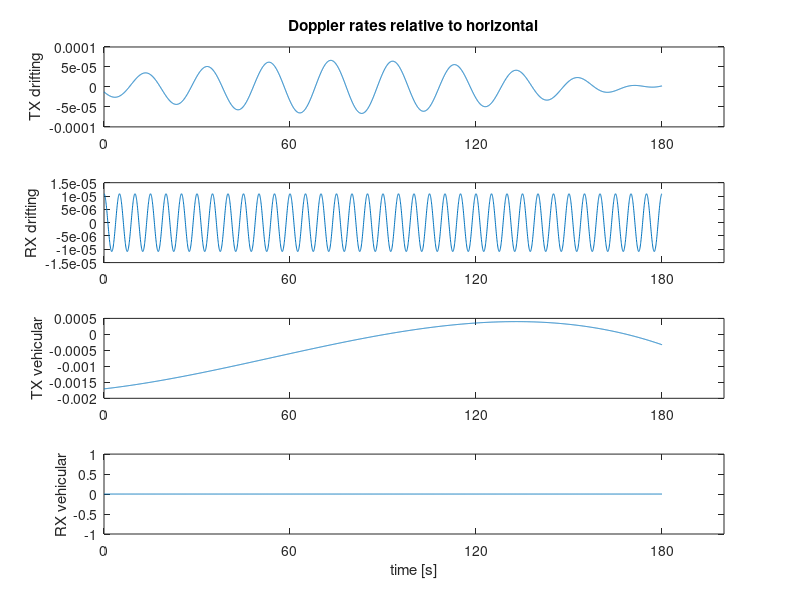
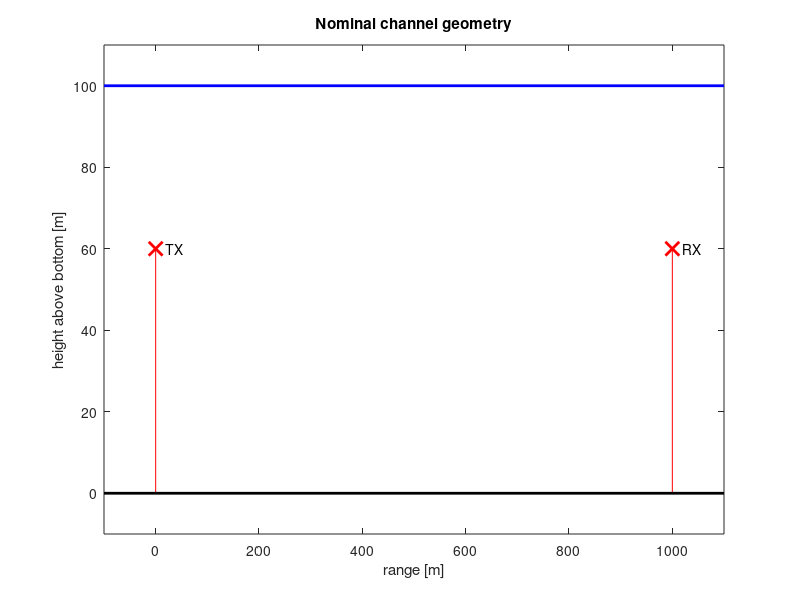

Here is the MATLAB script that generated these plots, in order: (Note: this script raises an error after producing the figures.)
% This code reads the channel parameters and writes them in data 
% files [file_name].prm and [file_name].dop which will be used 
% by the main simulator code channel_simulator.
%
% Change the following channel parameters by updating this code. 
% Alternatively, you can directly update the .prm and .dop data 
% files via a text editing software.
% 
% file_name: data file name
% h0: surface height (depth) [m]
% ht0: TX height [m]
% hr0: RX height [m]
% d0: channel distance [m]
% k: spreading factor
% c: speed of sound in water [m/s]
% c2: speed of sound in bottom [m/s] (>1500 for hard, < 1500 for soft)
% cut: do not consider arrivals whose strength is below that of direct arrival divided by cut
% fmin: minimum frequency [Hz]
% B: bandwidth [Hz]
% df: frequency resolution [Hz]
% dt: time resolution [seconds] 
% T_SS: coherence time of the Small-Scale (S-S) variations [seconds]
% sig2s: variance of S-S surface variations 
% sig2b: variance of S-S bottom variations 
% B_delp: 3-dB width of the p.s.d. of intra-path delays (assumed constant for all paths)
% Sp: number of intra-paths (assumed constant for all paths)
% mu_p: mean of intra-path amplitudes (assumed constant for all paths)
% nu_p: variance of intra-path amplitudes (assumed constant for all paths)
% T_tot: total duration of the simulated signal [seconds]
% h_bnd: range of surface height variation (Large-Scale (L-S) realizations are limited to h+h_band)
% ht_bnd: range of transmitter height variation
% hr_bnd: range of receiver height variation
% d_bnd: range of channel distance variation
% sig_h: standard deviation of L-S variations of surface height 
% sig_ht: standard deviation of L-S variations of transmitter height 
% sig_hr: standard deviation of L-S variations of receiver height 
% sig_d: standard deviation of L-S variations of distance height 
% a_AR: AR parameter for generating L-S variations (constant for variables h, ht, hr, d) 
% method: Large-Scale (L-S) & Small-Scale (S-S) Simulation Methods:
% vtd: TX drifting speed
% theta_td: TX drifting angle
% vrd: RX drifting speed
% theta_rd: RX drifting angle
% vtv: TX vehicular speed
% theta_tv: TX vehicular angle
% vrv: RX vehicular speed
% theta_rv: RX vehicular angle 
% Aw: surface variation amplitude
% fw: surface variation frequency
%
% Author: Parastoo Qarabaqi, Northeastern University, 2013

clc, clear all, close all, format long;

%% Data file name: 
file_name= 'example_channel';

%% Deterministic channel geometry:

h0=100; % surface height (depth) [m]
ht0=60; % TX height [m]
hr0=60; % RX height [m]
d0=1000; % channel distance [m]

k=1.7; % spreading factor
c=1500; % speed of sound in water [m/s]
c2=1200; % speed of sound in bottom [m/s] (>1500 for hard, < 1500 for soft)
cut=20; % do not consider arrivals whose strength is below that of direct arrival divided by cut

fmin=10e3; % minimum frequency [Hz]
B=10e3; % bandwidth [Hz]

df=30; % frequency resolution [Hz], f_vec=fmin:df:fmax; 

dt= 50e-3; % time resolution [seconds] 
T_SS=60; % coherence time of the small-scale variations [seconds]

%% Small-Scale (S-S) parameters: 
sig2s= 1.125; % variance of S-S surface variations 
sig2b=sig2s/2; % variance of S-S bottom variations 
 
B_delp= 5e-4; % 3-dB width of the p.s.d. of intra-path delays (assumed constant for all paths)
Sp= 20; % number of intra-paths (assumed constant for all paths)
mu_p= .5/Sp; % mean of intra-path amplitudes (assumed constant for all paths)
nu_p= 1e-6; % variance of intra-path amplitudes (assumed constant for all paths)

%% Large-Scale (L-S) parameters:
T_tot= 3*T_SS; % total duration of the simulated signal [seconds]
t_tot_vec=(0:dt:T_tot); Lt_tot=length(t_tot_vec);

h_bnd=[-10 10]; % range of surface height variation (L-S realizations are limited to h+h_band)
ht_bnd=[-5 5]; % range of transmitter height variation
hr_bnd=[-5 5]; % range of receiver height variation
d_bnd=[-20 20]; % range of channel distance variation
sig_h=1; % standard deviation of L-S variations of surface height 
sig_ht=1; % standard deviation of L-S variations of transmitter height 
sig_hr=1; % standard deviation of L-S variations of receiver height 
sig_d=1; % standard deviation of L-S variations of distance height 
a_AR= .9; % AR parameter for generating L-S variations (constant for variables h, ht, hr, d) 

%% Large-Scale (L-S) & Small-Scale (S-S) Simulation Methods:
% 1)'sim_dir': SIMplified L-S model & DIRect S-S model
% 2)'sim_seq': SIMplified L-S model & Statistically EQuivalent S-S model
% 3)'bel_dir': BELlhop L-S model & DIRect S-S model
% 4)'bel_seq': BELlhop L-S model & Statistically EQuivalent S-S model
method='sim_dir'; 

%% Doppler: 
% All parameters can be entered as scalars or vectors of size(t_tot_vec).

% drifting: 
vtd= 0.1*cos((1/20)*(2*pi*t_tot_vec)-rand*2*pi); 
theta_td= linspace(rand*2*pi,rand*2*pi,length(t_tot_vec)); 

vrd= 0.02*cos((1/5)*(2*pi*t_tot_vec)); 
theta_rd= rand*2*pi; 

% vehicular: 
vtv= interp1([0:T_SS:T_tot], 1*randn(size([0:T_SS:T_tot])), t_tot_vec, 'spline');   
theta_tv= 0; 
vrv= 0;  
theta_rv= 0; 

% surface: 
Aw= .05; fw= .01; 

%% %%%%%%%%%%%%%%%%%%%%%%%%%%%%%%%%%%%%%%%%%%%%%%%%%%%%%%%%%%%%%%%%%%%%%%%%
% End of reading data. Start writing the data files: 
%%%%%%%%%%%%%%%%%%%%%%%%%%%%%%%%%%%%%%%%%%%%%%%%%%%%%%%%%%%%%%%%%%%%%%%%%%%

%% Write parameters on prm file: 
f1 = fopen([file_name, '.prm'], 'w');

fprintf(f1, '%f surface_height_(depth)_[m]\n', h0); 
fprintf(f1, '%f TX_height_[m]\n', ht0); 
fprintf(f1, '%f RX_height_[m]\n', hr0); 
fprintf(f1, '%f channel_distance_[m]\n', d0); 

fprintf(f1, '%f spreading_factor\n', k); 
fprintf(f1, '%f speed_of_sound_in_water_[m/s]\n', c); 
fprintf(f1, '%f speed_of_sound_in_bottom_[m/s]\n', c2); 
fprintf(f1, '%f minimum_relative_path_strength\n', cut); 

fprintf(f1, '%f minimum_frequency_[Hz]\n', fmin); 
fprintf(f1, '%f bandwidth_[Hz]\n', B); 
fprintf(f1, '%f frequency_resolution_[Hz]\n', df); 
fprintf(f1, '%f time_resolution_[seconds]\n', dt); 
fprintf(f1, '%f coherence_time_of_the_small-scale_variations_[seconds]\n', T_SS); 

fprintf(f1, '%f variance_of_S_S_surface_variations_[m^2]\n', sig2s); 
fprintf(f1, '%f variance_of_S_S_bottom_variations_[m^2]\n', sig2b); 
fprintf(f1, '%f 3-dB_width_of_the_p.s.d._of_intra-path_delays_[Hz]\n', B_delp); 
fprintf(f1, '%d number_of_intra-paths\n', Sp); 
fprintf(f1, '%f mean_of_intra-path_amplitudes\n', mu_p); 
fprintf(f1, '%f variance_of_intra-path_amplitudes\n', nu_p); 

fprintf(f1, '%f total_duration_of_the_simulated_signal_[seconds]\n', T_tot); 
fprintf(f1, '%f min_of_surface_height\n', h_bnd(1));
fprintf(f1, '%f max_of_surface_height\n', h_bnd(2));
fprintf(f1, '%f min_of_transmitter_height\n', ht_bnd(1));
fprintf(f1, '%f max_of_transmitter_height\n', ht_bnd(2));
fprintf(f1, '%f min_of_receiver_height\n', hr_bnd(1));
fprintf(f1, '%f max_of_receiver_height\n', hr_bnd(2));
fprintf(f1, '%f min_of_channel_distance\n', d_bnd(1));
fprintf(f1, '%f max_of_channel_distance\n', d_bnd(2));

fprintf(f1, '%f L_S_standard_deviation_of_surface_height_[m]\n', sig_h); 
fprintf(f1, '%f L_S_standard_deviation_of_transmitter_height_[m]\n', sig_ht); 
fprintf(f1, '%f L_S_standard_deviation_of_receiver_height_[m]\n', sig_hr); 
fprintf(f1, '%d L_S_standard_deviation_of_receiver_height_[m]\n', sig_d); 
fprintf(f1, '%f AR_parameter_for_generating_L_S_variations\n', a_AR); 

switch method
    case {'sim_dir', 1}, fprintf(f1, '1 method\n');
    case {'sim_seq', 2}, fprintf(f1, '2 method\n');
    case {'bel_dir', 3}, fprintf(f1, '3 method\n');
    case {'bel_seq', 4}, fprintf(f1, '4 method\n');        
end

fclose(f1);

%% form Doppler matrix: 
Dopp_mat= zeros(Lt_tot, 10);
if length(vtd)==1; Dopp_mat(:,1)= repmat(vtd, Lt_tot, 1); 
else Dopp_mat(:,1)= vtd.';
end
if length(theta_td)==1; Dopp_mat(:,2)= repmat(theta_td, Lt_tot, 1); 
else Dopp_mat(:,2)= theta_td.';
end
if length(vrd)==1; Dopp_mat(:,3)= repmat(vrd, Lt_tot, 1); 
else Dopp_mat(:,3)= vrd.';
end
if length(theta_rd)==1; Dopp_mat(:,4)= repmat(theta_rd, Lt_tot, 1); 
else Dopp_mat(:,4)= theta_rd.';
end
if length(vtv)==1; Dopp_mat(:,5)= repmat(vtv, Lt_tot, 1); 
else Dopp_mat(:,5)= vtv.';
end
if length(theta_tv)==1; Dopp_mat(:,6)= repmat(theta_tv, Lt_tot, 1); 
else Dopp_mat(:,6)= theta_tv.';
end
if length(vrv)==1; Dopp_mat(:,7)= repmat(vrv, Lt_tot, 1); 
else Dopp_mat(:,7)= vrv.';
end
if length(theta_rv)==1; Dopp_mat(:,8)= repmat(theta_rv, Lt_tot, 1); 
else Dopp_mat(:,8)= theta_rv.';
end
if length(Aw)==1; Dopp_mat(:,9)= repmat(Aw, Lt_tot, 1); 
else Dopp_mat(:,9)= Aw.';
end
if length(fw)==1; Dopp_mat(:,10)= repmat(fw, Lt_tot, 1); 
else Dopp_mat(:,10)= fw.';
end

%% Write Doppler rates on dop file: 
f2 = fopen([file_name, '.dop'], 'w');

fprintf(f2, '%f\n', reshape(Dopp_mat, 10*Lt_tot, 1)); 

fclose(f2);

%% %%%%%%%%%%%%%%%%%%%%%%%%%%%%%%%%%%%%%%%%%%%%%%%%%%%%%%%%%%%%%%%%%%%%%%%%
% Plotting the channel parameters:  
%%%%%%%%%%%%%%%%%%%%%%%%%%%%%%%%%%%%%%%%%%%%%%%%%%%%%%%%%%%%%%%%%%%%%%%%%%%

%% Plot the Doppler rates: 

% drifting:
figure; subplot(411); plot(t_tot_vec, (1/c)*Dopp_mat(:,1).*cos(Dopp_mat(:,2))); 
ylabel('TX drifting'), set(gca,'XTick', (0:T_SS:T_tot)), 
title('Doppler rates relative to horizontal')
subplot(412); plot(t_tot_vec, (1/c)*Dopp_mat(:,3).*cos(Dopp_mat(:,4))); 
ylabel('RX drifting'), set(gca,'XTick', (0:T_SS:T_tot)),

% vehicular:
subplot(413); plot(t_tot_vec, (1/c)*Dopp_mat(:,5).*cos(Dopp_mat(:,6))); 
ylabel('TX vehicular'), set(gca,'XTick', (0:T_SS:T_tot)), 
subplot(414); plot(t_tot_vec, (1/c)*Dopp_mat(:,7).*cos(Dopp_mat(:,8))); 
ylabel('RX vehicular'), set(gca,'XTick', (0:T_SS:T_tot)),
xlabel('time [s]')

%% Plot the nominal channel geometry: 

figure; 
plot([0,0], [0,ht0], 'r'), hold on,
plot(0,ht0, 'rx', 'linewidth', 2, 'markersize', 10), 
plot([d0,d0], [0,hr0], 'r'), 
plot(d0,hr0, 'rx', 'linewidth', 2, 'markersize', 10),
plot([-.1*d0, 1.1*d0], [0, 0], 'k', 'linewidth', 2),
plot([-.1*d0, 1.1*d0], [h0,h0], 'b', 'linewidth', 2),

axis([-.1*d0, 1.1*d0, -.1*h0, 1.1*h0]),
xlabel('range [m]'), ylabel('height above bottom [m]'),
text(.02*d0, ht0, 'TX'), text(1.02*d0, hr0, 'RX'), 
title('Nominal channel geometry')


%% save figures and data to personal files 

% choose your own path to a results folder
results_folder = "/Users/graceflores/Documents/MATLAB/ncmns_git/chimichanga/results/";

% create specific folder for each run 
changed_parameter = name_changed_parameter(h0, ht0, hr0, d0, k, Sp);
folder_path = results_folder + changed_parameter;

% save figures 
save_figure(figure(1), "figure1", folder_path)
save_figure(figure(2), "figure2", folder_path)

% save parameters 
save_parameters(h0,ht0,d0,k,Sp,"parameters",folder_path)


%% run channel_simulator 

% run("channel_simulator.m")
